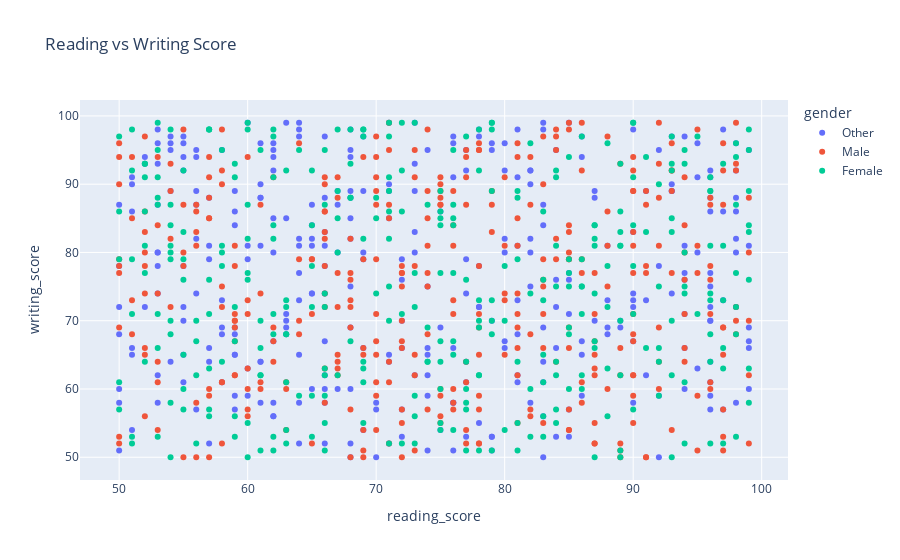

This figure's notebook cell:
### Code cell
fig = px.scatter(df, x='reading_score', y='writing_score', color='gender',
                 title='Reading vs Writing Score',
                 hover_data=['name', 'final_result'])
fig.show()

### Figure 1 — Plotly figure (JSON) as saved in the notebook; plotly's stock layout.template omitted (floating-point values rounded to 4 significant figures; data arrays with more than 128 entries replaced by an {"elided": "..."} marker saying what was removed)
{"data": [{"customdata": {"elided": "319x2 str values"}, "hovertemplate": "gender=Other<br>reading_score=%{x}<br>writing_score=%{y}<br>name=%{customdata[0]}<br>final_result=%{customdata[1]}<extra></extra>", "legendgroup": "Other", "marker": {"color": "#636efa", "symbol": "circle"}, "mode": "markers", "name": "Other", "orientation": "v", "showlegend": true, "type": "scatter", "x": {"elided": "319 int values"}, "xaxis": "x", "y": {"elided": "319 int values"}, "yaxis": "y"}, {"customdata": {"elided": "355x2 str values"}, "hovertemplate": "gender=Male<br>reading_score=%{x}<br>writing_score=%{y}<br>name=%{customdata[0]}<br>final_result=%{customdata[1]}<extra></extra>", "legendgroup": "Male", "marker": {"color": "#EF553B", "symbol": "circle"}, "mode": "markers", "name": "Male", "orientation": "v", "showlegend": true, "type": "scatter", "x": {"elided": "355 int values"}, "xaxis": "x", "y": {"elided": "355 int values"}, "yaxis": "y"}, {"customdata": {"elided": "326x2 str values"}, "hovertemplate": "gender=Female<br>reading_score=%{x}<br>writing_score=%{y}<br>name=%{customdata[0]}<br>final_result=%{customdata[1]}<extra></extra>", "legendgroup": "Female", "marker": {"color": "#00cc96", "symbol": "circle"}, "mode": "markers", "name": "Female", "orientation": "v", "showlegend": true, "type": "scatter", "x": {"elided": "326 int values"}, "xaxis": "x", "y": {"elided": "326 int values"}, "yaxis": "y"}], "layout": {"legend": {"title": {"text": "gender"}, "tracegroupgap": 0}, "title": {"text": "Reading vs Writing Score"}, "xaxis": {"anchor": "y", "domain": [0, 1], "title": {"text": "reading_score"}}, "yaxis": {"anchor": "x", "domain": [0, 1], "title": {"text": "writing_score"}}}}
